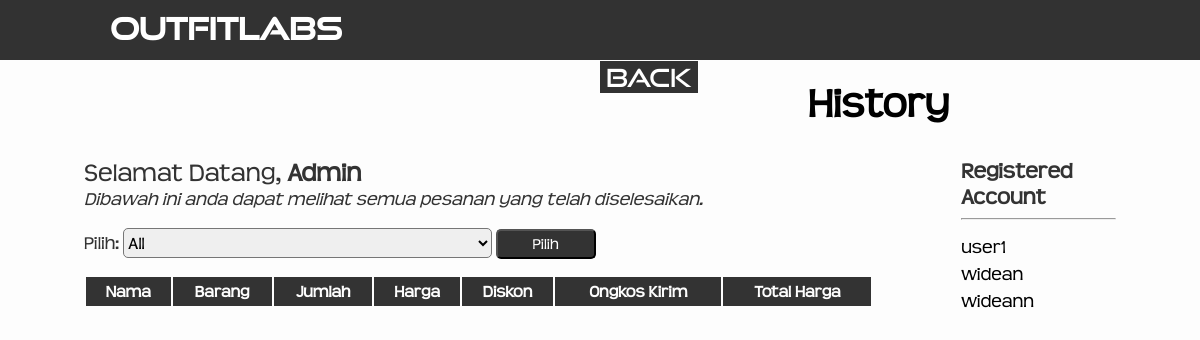
/historyAdmin.php, run on an earlier commit of the app's database.
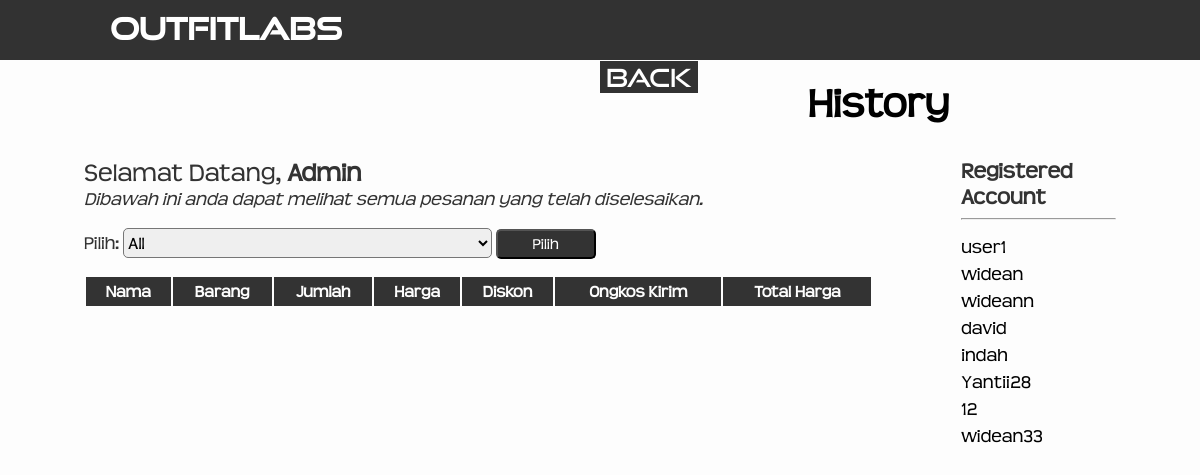
And on a later commit of the database.
### tables this page shows
CREATE TABLE `customer` (
  `id_customer` varchar(10) NOT NULL,
  `nama_customer` varchar(50) NOT NULL,
  `password` varchar(100) NOT NULL,
  `email` varchar(30) NOT NULL,
  `alamat` varchar(50) NOT NULL,
  `id_provinsi` varchar(10) NOT NULL,
  `saldo` varchar(20) NOT NULL,
  `akses` varchar(1) NOT NULL DEFAULT '1'
);

### historyAdmin.php (the view, shortened to what this page needs)
<?php
    require_once("connection.php");
    $results = mysqli_query($conn, "select nama_customer from customer");
?>
<html lang="en">
    <head>
        <link rel="stylesheet" href="./css/historyAdmin.css">
    </head>
    <body>
        <div class="header">
            <div id="logo" style="padding-left: 110px; padding-top: 10px; margin-right: 170px;" href="index.php">OutfitLabs</div>
            <form action="admin.php" method="POST">
                <button type="submit" id="btnBack">Back</button>
            </form>
        </div>
        <div class="address">
            History
        </div>
        <div class="main">
            <div class="greet">
                <p>Selamat Datang, </p>
                <p style="color: rgb(51, 51, 51); font-weight: bold;">Admin</p><br>
                <p style="font-size: 18px;"><i>Dibawah ini anda dapat melihat semua pesanan yang telah diselesaikan.</i></p><br><br>
                <div class="table">
                    <form action="" method="POST">
                        <label for="history" style="font-size: 18px;">Pilih:</label>
                        <select name="user" class="pilihan" id="users2">
                            <option value="All">All</option>
                        </select>
                        <Button type="submit" id="btn-submit" name="submit" style="background: rgb(51, 51, 51); color: white;">Pilih</Button>
                    </form>
                    <table>
                        <thead>
                            <th style="background: rgb(51, 51, 51)">Nama</th>
                            <th style="background: rgb(51, 51, 51)">Barang</th>
                            <th style="background: rgb(51, 51, 51)">Jumlah</th>
                            <th style="background: rgb(51, 51, 51)">Harga</th>
                            <th style="background: rgb(51, 51, 51)">Diskon</th>
                            <th style="background: rgb(51, 51, 51)">Ongkos Kirim</th>
                            <th style="background: rgb(51, 51, 51)">Total Harga</th>
                        </thead>
                    </table>
                </div>
            </div>
            <div class="menu">
                <h1>Registered Account</h1><hr>
                <ul>
                    <?php
                        while($row = mysqli_fetch_array($results)){?>
                            <li class="users"><?= $row[0] ?></li>
                    <?php } ?>
                </ul>
            </div>
        </div>
    </body>
</html>

### css/historyAdmin.css (style rules this page uses)
body { background-color: rgb(253, 253, 253); margin: 0; }
.header { width: 100%; height: 60px; background: rgb(50, 50, 50); color: white; font-size: 20px; font-weight: 600; font-family: "goodTimes"; }
#logo { font-size: 30px; font-family: "goodTimes"; float: left; }
#btnBack { font-family:"goodTimes"; border: 0px; font-size: 25px; background: rgb(50, 50, 50); float:left; margin-left:50%; margin-top:15px; color:white; }
.address { font-family: "teen"; display: inline-block; font-size: 30pt; font-weight: bold; margin: 20px 110px 30px; }
.main { display: grid; grid-template-columns: 85% 15%; width: 86%; margin: auto; }
.greet p { display: inline; font-family: "teen"; font-size: 25px; color: rgb(51, 51, 51); }
.menu h1 { margin: 0; font-family: "teen"; color: rgb(51, 51, 51); font-size: 16pt; }
.menu ul { list-style-type: none; padding: 0; }
.menu li { margin: 5px 0px; }
.pilihan { width:42%; height: 30px; border-radius: 5px; font-size: 17px; font-family: "teen"; }
#btn-submit { width: 100px; height: 30px; border-radius: 5px; font-size: 15px; font-family: "teen"; }
.table { font-family: "teen"; color: rgb(51, 51, 51); }
table { width: 90%; }
th { padding: 5px; background-color: rgb(51, 51, 51);; color: rgb(253, 253, 253); }
.users { font-family: "teen"; font-size: 18px; }

What changed in the data, as far as the page shows it:
added customer: nama_customer "david"
added customer: nama_customer "indah"
added customer: nama_customer "Yantii28"
added customer: nama_customer "12"
added customer: nama_customer "widean33"
